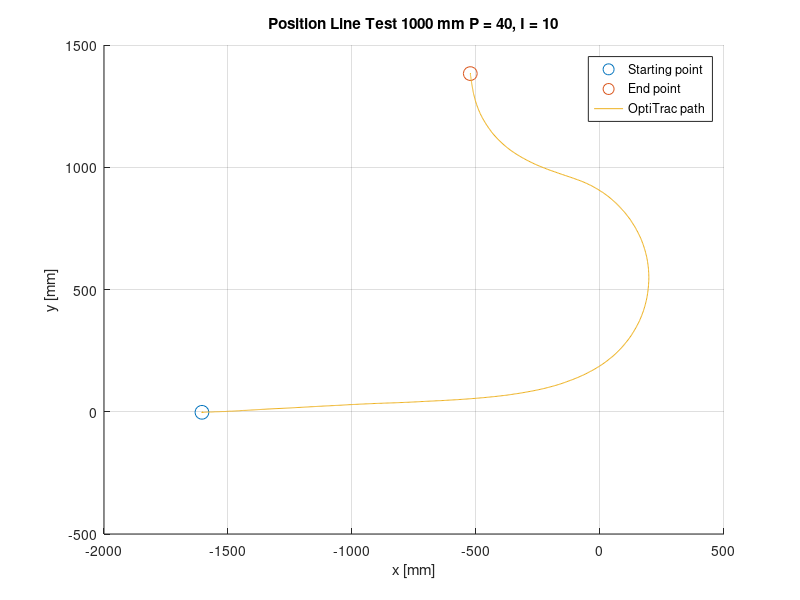

MATLAB code for this plot:
fileID = fopen('P40_I10.txt','r');


tline=fgetl(fileID);
%headers = strsplit(tline,','); kan brukes for å fjerne headers (fjerner
%første linje

formatSpec = '%f%f%f%f%f%f%f%f';
datacell = textscan(fileID,formatSpec,'Delimiter',',');
time = datacell{2};
X = datacell{6};
Z = datacell{7};
Y = datacell{8};

figure(1);
hold on;
plot(X(1,1),Y(1,1),'o','MarkerSize',10);
plot(X(end,1),Y(end,1),'o','MarkerSize',10);
plot(X,Y);
grid on;
title('Position Line Test 1000 mm P = 40, I = 10');
xlabel('x [mm]');
ylabel('y [mm]');
legend('Starting point','End point','OptiTrac path');
hold off;
